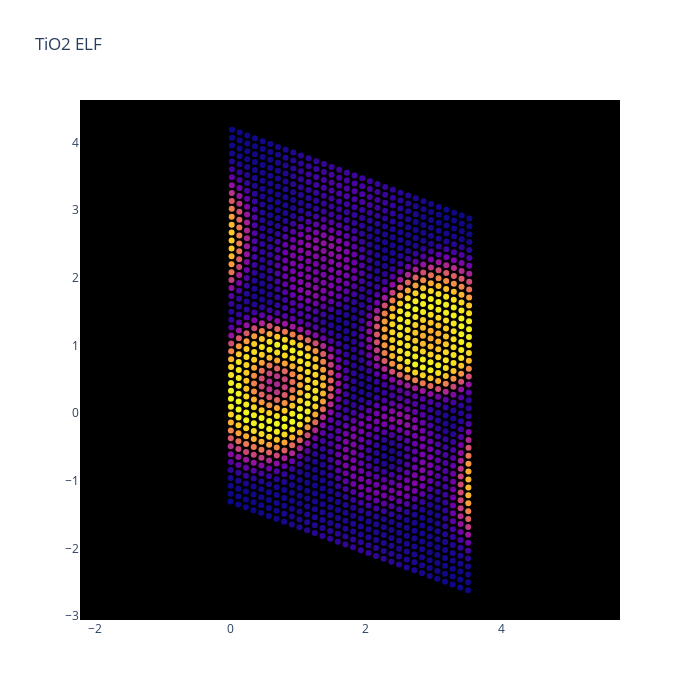

Notebook cell for this chart:
### Code cell
plot_slice(ucb, 'x', 1)

### Figure 1 — Plotly figure (JSON) as saved in the notebook; plotly's stock layout.template omitted (floating-point values rounded to 4 significant figures; data arrays with more than 128 entries replaced by an {"elided": "..."} marker saying what was removed)
{"data": [{"marker": {"color": {"elided": "1536 float values"}}, "mode": "markers", "text": {"elided": "1536 str values"}, "type": "scatter", "x": {"elided": "1536 float values"}, "y": {"elided": "1536 float values"}}], "layout": {"height": 700, "plot_bgcolor": "rgb(0, 0, 0)", "title": {"text": "TiO2 ELF"}, "width": 700, "xaxis": {"showgrid": false, "zeroline": false}, "yaxis": {"scaleanchor": "x", "scaleratio": 1, "showgrid": false, "zeroline": false}}}
